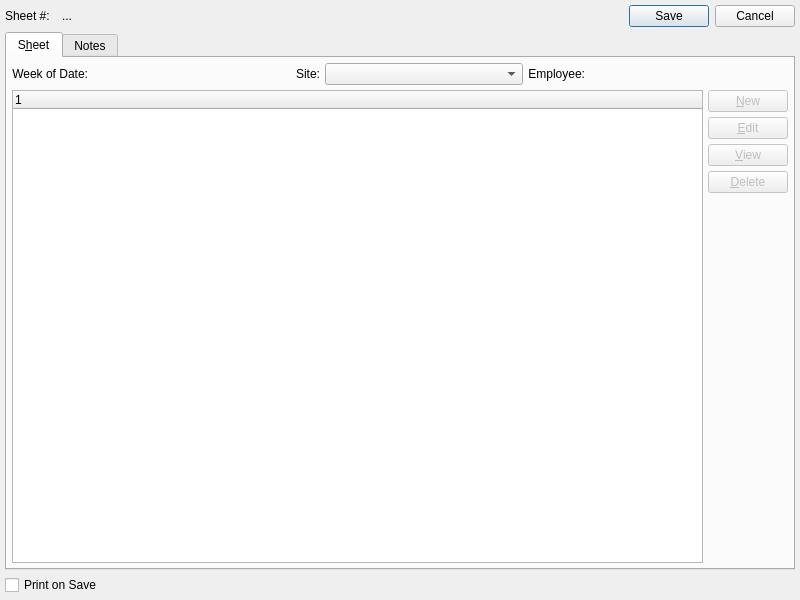
<?xml version="1.0" encoding="UTF-8"?>
<ui version="4.0">
 <comment>This file is part of the xtte package for xTuple ERP: PostBooks Edition, a free and
open source Enterprise Resource Planning software suite,
Copyright (c) 1999-2011 by OpenMFG LLC, d/b/a xTuple.
It is licensed to you under the Common Public Attribution License
version 1.0, the full text of which (including xTuple-specific Exhibits)
is available at www.xtuple.com/CPAL.  By using this software, you agree
to be bound by its terms.</comment>
 <class>timeExpenseSheet</class>
 <widget class="QDialog" name="timeExpenseSheet">
  <property name="geometry">
   <rect>
    <x>0</x>
    <y>0</y>
    <width>800</width>
    <height>600</height>
   </rect>
  </property>
  <property name="minimumSize">
   <size>
    <width>775</width>
    <height>400</height>
   </size>
  </property>
  <property name="windowTitle">
   <string>Time and Expense</string>
  </property>
  <layout class="QGridLayout" name="gridLayout_2">
   <item row="0" column="0">
    <layout class="QHBoxLayout">
     <property name="spacing">
      <number>12</number>
     </property>
     <item>
      <widget class="QLabel" name="_sheetNumberExtraLit">
       <property name="text">
        <string>Sheet #:</string>
       </property>
      </widget>
     </item>
     <item>
      <widget class="QLabel" name="_sheetNumberExtra">
       <property name="text">
        <string>...</string>
       </property>
      </widget>
     </item>
     <item>
      <spacer>
       <property name="orientation">
        <enum>Qt::Horizontal</enum>
       </property>
       <property name="sizeType">
        <enum>QSizePolicy::Expanding</enum>
       </property>
       <property name="sizeHint" stdset="0">
        <size>
         <width>0</width>
         <height>20</height>
        </size>
       </property>
      </spacer>
     </item>
     <item>
      <widget class="QDialogButtonBox" name="_buttonBox">
       <property name="standardButtons">
        <set>QDialogButtonBox::Cancel|QDialogButtonBox::Save</set>
       </property>
      </widget>
     </item>
    </layout>
   </item>
   <item row="1" column="0">
    <widget class="QTabWidget" name="_TimeExpenseInformation">
     <property name="enabled">
      <bool>true</bool>
     </property>
     <property name="currentIndex">
      <number>0</number>
     </property>
     <widget class="QWidget" name="_headerPage">
      <attribute name="title">
       <string>S&amp;heet</string>
      </attribute>
      <layout class="QGridLayout" name="gridLayout">
       <item row="0" column="0" colspan="2">
        <layout class="QHBoxLayout" name="horizontalLayout">
         <item>
          <widget class="QLabel" name="_weekendingLit">
           <property name="text">
            <string>Week of Date:</string>
           </property>
           <property name="alignment">
            <set>Qt::AlignRight|Qt::AlignTrailing|Qt::AlignVCenter</set>
           </property>
          </widget>
         </item>
         <item>
          <widget class="DLineEdit" name="_weekending">
           <property name="enabled">
            <bool>true</bool>
           </property>
           <property name="sizePolicy">
            <sizepolicy hsizetype="Expanding" vsizetype="Fixed">
             <horstretch>0</horstretch>
             <verstretch>0</verstretch>
            </sizepolicy>
           </property>
           <property name="focusPolicy">
            <enum>Qt::StrongFocus</enum>
           </property>
           <property name="defaultDate">
            <enum>XDateEdit::None</enum>
           </property>
          </widget>
         </item>
         <item>
          <widget class="QLabel" name="_siteLit">
           <property name="text">
            <string>Site:</string>
           </property>
           <property name="alignment">
            <set>Qt::AlignRight|Qt::AlignTrailing|Qt::AlignVCenter</set>
           </property>
           <property name="margin">
            <number>3</number>
           </property>
          </widget>
         </item>
         <item>
          <widget class="WComboBox" name="_site">
           <property name="sizePolicy">
            <sizepolicy hsizetype="Expanding" vsizetype="Fixed">
             <horstretch>0</horstretch>
             <verstretch>0</verstretch>
            </sizepolicy>
           </property>
           <property name="maximumSize">
            <size>
             <width>200</width>
             <height>16777215</height>
            </size>
           </property>
          </widget>
         </item>
         <item>
          <widget class="QLabel" name="_originatedByLit">
           <property name="text">
            <string>Employee:</string>
           </property>
           <property name="alignment">
            <set>Qt::AlignRight|Qt::AlignTrailing|Qt::AlignVCenter</set>
           </property>
           <property name="margin">
            <number>3</number>
           </property>
          </widget>
         </item>
         <item>
          <widget class="EmpCluster" name="_employee"/>
         </item>
         <item>
          <spacer name="horizontalSpacer_2">
           <property name="orientation">
            <enum>Qt::Horizontal</enum>
           </property>
           <property name="sizeHint" stdset="0">
            <size>
             <width>0</width>
             <height>20</height>
            </size>
           </property>
          </spacer>
         </item>
        </layout>
       </item>
       <item row="1" column="0">
        <widget class="XTreeWidget" name="_lines">
         <property name="focusPolicy">
          <enum>Qt::StrongFocus</enum>
         </property>
         <property name="alternatingRowColors">
          <bool>false</bool>
         </property>
         <property name="rootIsDecorated">
          <bool>true</bool>
         </property>
        </widget>
       </item>
       <item row="1" column="1">
        <layout class="QVBoxLayout" name="verticalLayout">
         <item>
          <widget class="QPushButton" name="_new">
           <property name="enabled">
            <bool>false</bool>
           </property>
           <property name="text">
            <string>&amp;New</string>
           </property>
          </widget>
         </item>
         <item>
          <widget class="QPushButton" name="_edit">
           <property name="enabled">
            <bool>false</bool>
           </property>
           <property name="text">
            <string>&amp;Edit</string>
           </property>
           <property name="autoDefault">
            <bool>true</bool>
           </property>
          </widget>
         </item>
         <item>
          <widget class="QPushButton" name="_view">
           <property name="enabled">
            <bool>false</bool>
           </property>
           <property name="text">
            <string>&amp;View</string>
           </property>
           <property name="autoDefault">
            <bool>true</bool>
           </property>
          </widget>
         </item>
         <item>
          <widget class="QPushButton" name="_delete">
           <property name="enabled">
            <bool>false</bool>
           </property>
           <property name="text">
            <string>&amp;Delete</string>
           </property>
           <property name="autoDefault">
            <bool>true</bool>
           </property>
          </widget>
         </item>
         <item>
          <spacer>
           <property name="orientation">
            <enum>Qt::Vertical</enum>
           </property>
           <property name="sizeType">
            <enum>QSizePolicy::Expanding</enum>
           </property>
           <property name="sizeHint" stdset="0">
            <size>
             <width>20</width>
             <height>20</height>
            </size>
           </property>
          </spacer>
         </item>
        </layout>
       </item>
      </layout>
     </widget>
     <widget class="QWidget" name="_sheetNotesPage">
      <attribute name="title">
       <string>Notes</string>
      </attribute>
      <layout class="QGridLayout">
       <item row="0" column="0">
        <widget class="QTextEdit" name="_orderComments">
         <property name="focusPolicy">
          <enum>Qt::ClickFocus</enum>
         </property>
        </widget>
       </item>
      </layout>
     </widget>
    </widget>
   </item>
   <item row="2" column="0">
    <widget class="XCheckBox" name="_printSheet">
     <property name="text">
      <string>Print on Save</string>
     </property>
    </widget>
   </item>
  </layout>
 </widget>
 <layoutdefault spacing="5" margin="5"/>
 <pixmapfunction>qPixmapFromMimeSource</pixmapfunction>
 <customwidgets>
  <customwidget>
   <class>DLineEdit</class>
   <extends>QWidget</extends>
   <header>datecluster.h</header>
   <container>1</container>
  </customwidget>
  <customwidget>
   <class>EmpCluster</class>
   <extends>QWidget</extends>
   <header>empcluster.h</header>
  </customwidget>
  <customwidget>
   <class>WComboBox</class>
   <extends>XComboBox</extends>
   <header>wcombobox.h</header>
  </customwidget>
  <customwidget>
   <class>XCheckBox</class>
   <extends>QCheckBox</extends>
   <header>xcheckbox.h</header>
  </customwidget>
  <customwidget>
   <class>XComboBox</class>
   <extends>QComboBox</extends>
   <header>xcombobox.h</header>
  </customwidget>
  <customwidget>
   <class>XTreeWidget</class>
   <extends>QTreeWidget</extends>
   <header>xtreewidget.h</header>
   <container>1</container>
  </customwidget>
 </customwidgets>
 <resources/>
 <connections/>
</ui>
